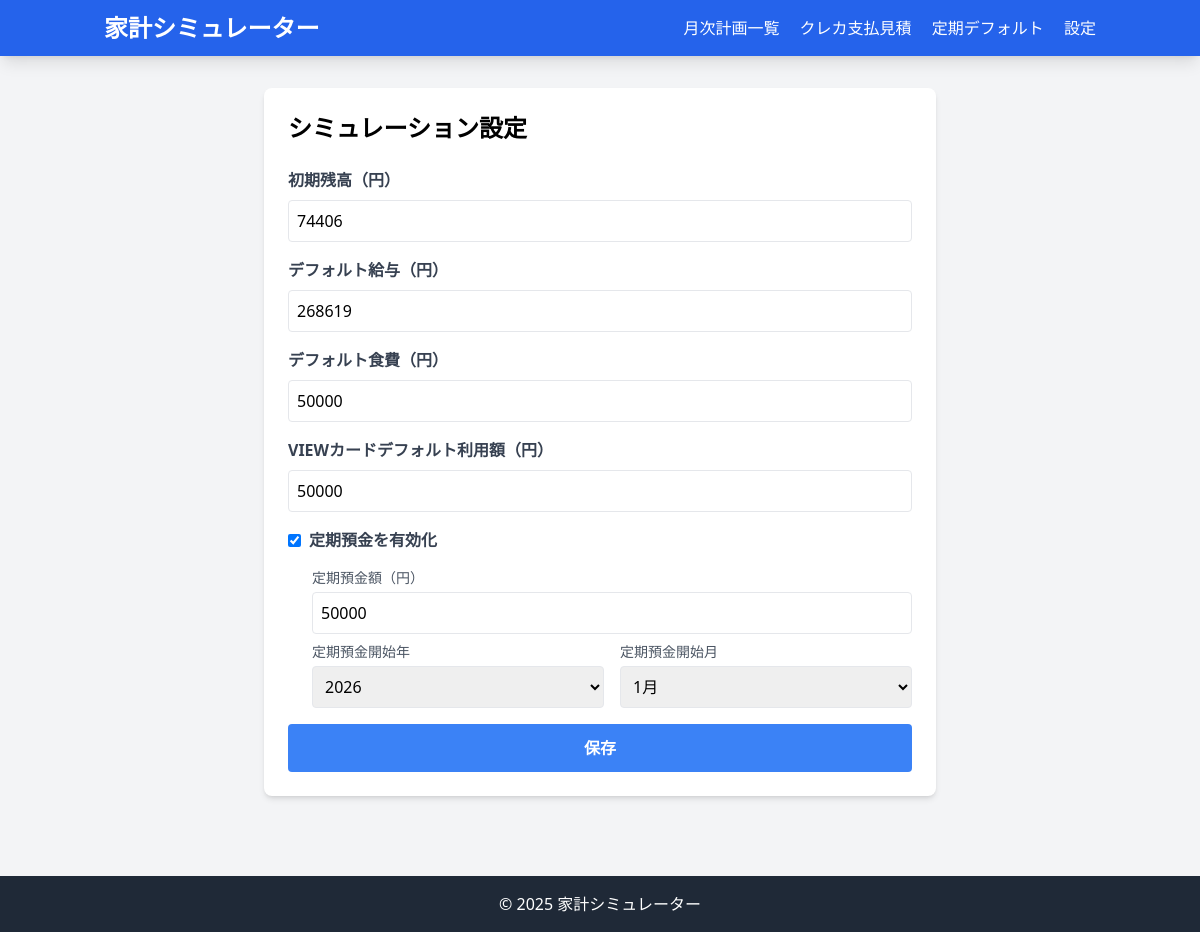
The app's page /config/ with its own data.
### budget_app/models.py (models this page shows, shortened)
class SimulationConfig(models.Model):
    initial_balance = models.IntegerField(
        default=0,
        verbose_name="初期残高",
        help_text="シミュレーション開始時の口座残高"
    )
    start_date = models.DateField(verbose_name="開始日")
    simulation_months = models.IntegerField(
        default=12,
        validators=[MinValueValidator(1)],
        verbose_name="シミュレーション期間（月）"
    )
    default_salary = models.IntegerField(
        default=271919,
        verbose_name="デフォルト給与（円）",
        help_text="月次計画作成時のデフォルト給与額"
    )
    default_food = models.IntegerField(
        default=0,
        verbose_name="デフォルト食費（円）",
        help_text="月次計画作成時のデフォルト食費"
    )
    default_view_card = models.IntegerField(
        default=50000,
        verbose_name="VIEWカードデフォルト利用額（円）",
        help_text="クレカ見積もりに毎月デフォルトで計上されるVIEWカードの金額"
    )
    savings_enabled = models.BooleanField(
        default=False,
        verbose_name="定期預金を有効化",
        help_text="定期預金機能のオン/オフ"
    )
    savings_amount = models.IntegerField(
        default=0,
        verbose_name="定期預金額（円）",
        help_text="毎月の定期預金額"
    )
    savings_start_month = models.CharField(
        max_length=7,
        blank=True,
        null=True,
        verbose_name="定期預金開始月（YYYY-MM）",
        help_text="定期預金を開始する年月"
    )
    is_active = models.BooleanField(default=True, verbose_name="有効")
    created_at = models.DateTimeField(auto_now_add=True, verbose_name="作成日時")
    updated_at = models.DateTimeField(auto_now=True, verbose_name="更新日時")
    class Meta:
        verbose_name = "シミュレーション設定"
        verbose_name_plural = "シミュレーション設定"
        ordering = ['-created_at']

### budget_app/views.py (the view)
# urls.py: path('config/', views.config_view, name='config'),
def config_view(request):
    from datetime import date
    config = SimulationConfig.objects.filter(is_active=True).first()
    if request.method == 'POST':
        form = SimulationConfigForm(request.POST, instance=config)
        if form.is_valid():
            new_config = form.save(commit=False)
            new_config.is_active = True
            if not new_config.pk:
                new_config.start_date = date.today()
                new_config.simulation_months = 12
            new_config.save()
            messages.success(request, 'シミュレーション設定を保存しました。')
            return redirect('budget_app:config')
    else:
        form = SimulationConfigForm(instance=config)
    return render(request, 'budget_app/config.html', {'form': form})

### budget_app/templates/budget_app/config.html (shortened to what this page needs)
{% extends 'budget_app/base.html' %}
{% block content %}
<div class="bg-white rounded-lg shadow-md p-6 max-w-2xl mx-auto">
    <h2 class="text-2xl font-bold mb-6">シミュレーション設定</h2>
    <form method="post">
        <div class="mb-4">
            <label class="block text-gray-700 font-bold mb-2">{{ form.initial_balance.label }}</label>
            {{ form.initial_balance }}
        </div>
        <div class="mb-4">
            <label class="block text-gray-700 font-bold mb-2">{{ form.default_salary.label }}</label>
            {{ form.default_salary }}
        </div>
        <div class="mb-4">
            <label class="block text-gray-700 font-bold mb-2">{{ form.default_food.label }}</label>
            {{ form.default_food }}
        </div>
        <div class="mb-4">
            <label class="block text-gray-700 font-bold mb-2">{{ form.default_view_card.label }}</label>
            {{ form.default_view_card }}
        </div>
        <div class="mb-4">
            <div class="flex items-center mb-4">
                {{ form.savings_enabled }}
                <label class="ml-2 text-gray-700 font-bold">{{ form.savings_enabled.label }}</label>
            </div>
            <div id="savings_fields" class="ml-6">
                <div class="mb-2">
                    <label class="block text-gray-600 text-sm mb-1">{{ form.savings_amount.label }}</label>
                    {{ form.savings_amount }}
                </div>
                <div class="grid grid-cols-2 gap-4">
                    <div>
                        <label class="block text-gray-600 text-sm mb-1">{{ form.savings_year.label }}</label>
                        {{ form.savings_year }}
                    </div>
                    <div>
                        <label class="block text-gray-600 text-sm mb-1">{{ form.savings_month.label }}</label>
                        {{ form.savings_month }}
                    </div>
                </div>
            </div>
        </div>
        <button type="submit" class="w-full bg-blue-500 text-white p-3 rounded hover:bg-blue-600 font-bold">
            保存
        </button>
    </form>
</div>
{% endblock %}

### records on screen
SimulationConfig: initial_balance "74406", default_salary "268619", default_food "50000", default_view_card "50000", savings_enabled "☑", savings_amount "50000"
